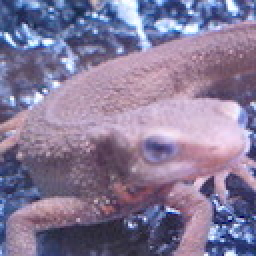
#> input picture Image_Processing_100_Questions/Question_11_20/imori.png, 128 x 128 px (shown 2 times larger)
$ python Q15_sobel_filter.py
#> lines starting #> are read from the running program, lines starting #| are printed output that depends on the picture
#> further down, src is the input picture: shape (128, 128, 3); mean B, G, R 152.8, 121.8, 134.1
import cv2
import numpy as np


def BGR2GRAY(img):
    b = img[..., 0].copy()
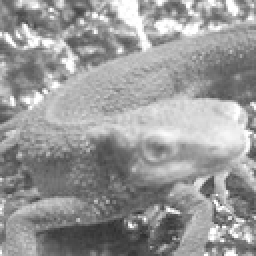
#> b: shape (128, 128) (shown 2 times larger); min 46, max 255, mean 152.8
    g = img[..., 1].copy()
    r = img[..., 2].copy()
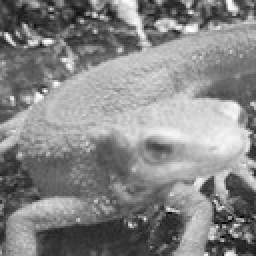
#> r: shape (128, 128) (shown 2 times larger); min 0, max 255, mean 134.1

    gray = 0.2126 * r + 0.7152 * g + 0.0722 * b
    gray = gray.astype(np.uint8)

    return gray


def sobel_filter(src, kernel_size=3):
#> called with kernel_size = 3
    if len(src.shape) == 3:
        height, width, channels = src.shape
    else:
        height, width = src.shape
#> height = 128; width = 128

    kernel_h = [[1, 0, -1], [2, 0, -2], [1, 0, -1]]
    kernel_v = [[1, 2, 1], [0, 0, 0], [-1, -2, -1]]

    pad = kernel_size // 2
    src_pad = np.zeros((height + pad * 2, width + pad * 2), np.uint8)
    src_pad[pad: pad + height, pad: pad + width] = src.copy()
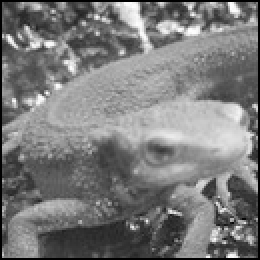
#> src_pad: shape (130, 130) (shown 2 times larger); min 0, max 254, mean 122.3

    out_v = np.zeros_like(src, np.float32)
    out_h = np.zeros_like(src, np.float32)

    for i in range(height):
        for j in range(width):
            out_v[i, j] = np.sum(kernel_v * src_pad[i: i + kernel_size, j: j + kernel_size])
            out_h[i, j] = np.sum(kernel_h * src_pad[i: i + kernel_size, j: j + kernel_size])
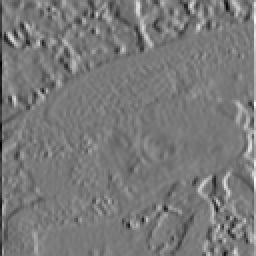
#> out_h: shape (128, 128) float32 (shown 2 times larger); min -707, max 775, mean 0.2; drawn with min black and max white
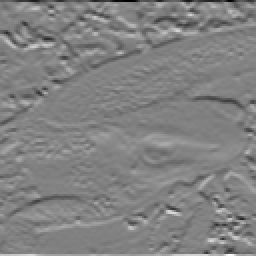
#> out_v: shape (128, 128) float32 (shown 2 times larger); min -997, max 962, mean 0.9; drawn with min black and max white

    out_v = np.clip(out_v, 0, 255).astype(np.uint8)
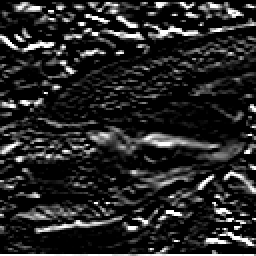
#> out_v: shape (128, 128) (shown 2 times larger); min 0, max 255, mean 38.4
    out_h = np.clip(out_h, 0, 255).astype(np.uint8)
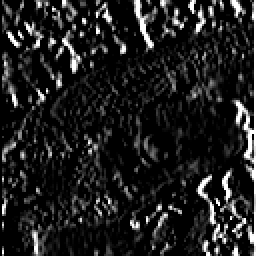
#> out_h: shape (128, 128) (shown 2 times larger); min 0, max 255, mean 31.5

    return out_v, out_h


src = cv2.imread("imori.png")

gray = BGR2GRAY(src)

out_v, out_h = sobel_filter(gray, 3)

cv2.imshow("result vertical", out_v)
cv2.imshow("result horizon", out_h)
cv2.imwrite("answer15_vertical.jpg", out_v)
cv2.imwrite("answer15_horizon.jpg", out_h)
cv2.waitKey(0)
cv2.destroyAllWindows()
